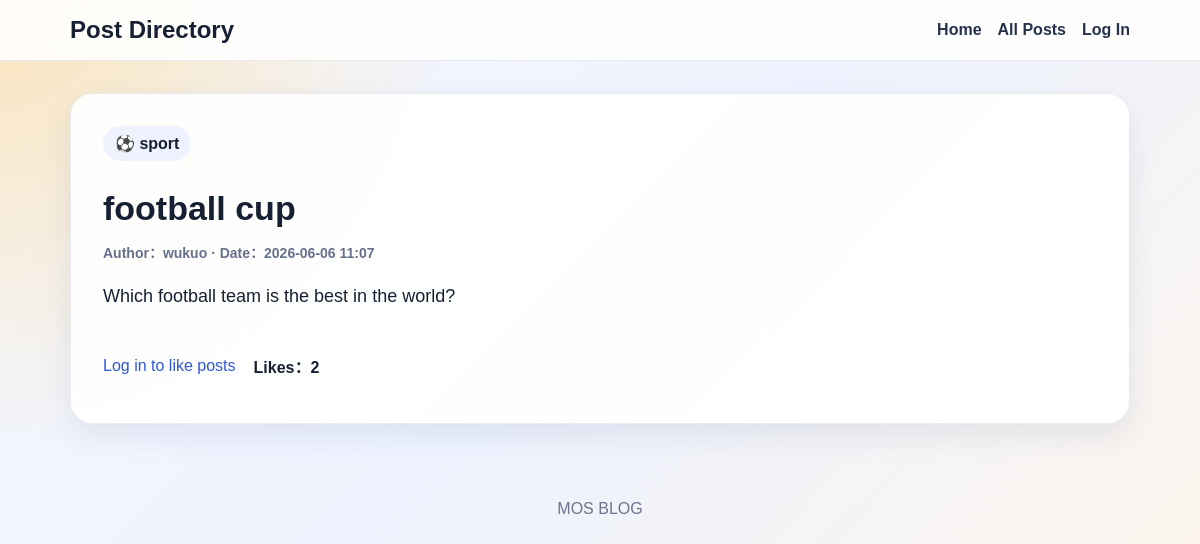
Page /posts/2/ on the committed database.
### posts/models.py (models this page shows, shortened)
class Post(models.Model):
    title = models.CharField("Title", max_length=150)
    content = models.TextField("Tect")
    category = models.ForeignKey(
        Category,
        on_delete=models.CASCADE,#分类删除，帖子也删除
        related_name="posts",
        verbose_name="category"
    )
    author = models.ForeignKey(
        settings.AUTH_USER_MODEL,
        on_delete=models.CASCADE,
        related_name="posts",
        verbose_name="author"
    )
    likes = models.ManyToManyField(
        settings.AUTH_USER_MODEL,
        related_name="liked_posts",
        blank=True,
        verbose_name="liked Users"
    )
    image_url = models.URLField("Image URL", blank=True) #图片链接
    is_published = models.BooleanField("Published", default=True) #发布
    created_at = models.DateTimeField("Created At", auto_now_add=True) #创建时间
    class Meta:
        verbose_name = "Posts"
        verbose_name_plural = "Posts"
        ordering = ["-created_at"]

class Category(models.Model):
    name = models.CharField("Class", max_length=100)
    slug = models.SlugField("URL", max_length=100, unique=True) #网址名称
    icon = models.CharField("icon", max_length=10, default="📝")
    class Meta:
        verbose_name = "Category"
        verbose_name_plural = "Category"
        ordering = ["name"]

### posts/views.py (the view)
# urls.py: path("posts/<int:pk>/", views.post_detail, name="post_detail"),
def post_detail(request, pk):
    post = get_object_or_404(
        Post.objects.select_related("author", "category"),
        pk=pk,
        is_published=True
    )
    user_liked = False
    if request.user.is_authenticated:
        user_liked = post.likes.filter(id=request.user.id).exists()
    return render(request, "posts/post_detail.html", {
        "post": post,
        "user_liked": user_liked,
    })

### posts/templates/posts/post_detail.html (shortened to what this page needs)
{% extends "posts/base.html" %}
{% block content %}
<article class="detail-card">
    <div class="detail-header">
        <span class="badge">{{ post.category.icon }} {{ post.category.name }}</span>
    </div>
    <h1>{{ post.title }}</h1>
    <p class="meta">
        Author：{{ post.author.username }} ·
        Date：{{ post.created_at|date:"Y-m-d H:i" }}
    </p>
    <div class="content-text">
        {{ post.content|linebreaks }}
    </div>
    <div class="actions">
        {% if user.is_authenticated %}
            <form method="post" action="{% url 'toggle_like' post.pk %}">
                {% csrf_token %}
                <button class="btn" type="submit">
                    {% if user_liked %}
                        Unlike
                    {% else %}
                        like
                    {% endif %}
                </button>
            </form>
        {% else %}
            <p>
                <a href="{% url 'login' %}">Log in to like posts</a>
            </p>
        {% endif %}
        <span class="likes-count">Likes：{{ post.likes.count }}</span>
    </div>
</article>
{% endblock %}

### posts/static/style.css (style rules this page uses)
* { box-sizing: border-box; }
body { margin: 0; font-family: "Microsoft YaHei", Arial, sans-serif; color: #172033; background: radial-gradient(circle at top left, rgba(255, 210, 122, 0.5), transparent 32%), linear-gradient(135deg, #f6f8ff 0%, #eef3ff 45%, #fff5e8 100%); min-height: 100vh; }
a { color: #3157d5; text-decoration: none; }
.section h2, .page-heading h1, .form-page h1, .detail-card h1 { font-size: 34px; margin-bottom: 14px; }
.category-card, .post-card, .detail-card, .form-page { background: rgba(255, 255, 255, 0.92); border: 1px solid rgba(45, 62, 120, 0.1); border-radius: 22px; box-shadow: 0 12px 30px rgba(36, 52, 95, 0.09); }
.meta { color: #65708a; font-size: 14px; font-weight: 600; }
.detail-card, .form-page { padding: 32px; }
.detail-header { display: flex; gap: 10px; flex-wrap: wrap; }
.badge { padding: 8px 12px; background: #eef3ff; border-radius: 999px; font-weight: 700; }
.content-text { font-size: 18px; line-height: 1.8; }
.actions { margin-top: 28px; display: flex; align-items: center; gap: 18px; flex-wrap: wrap; }
.likes-count { font-weight: 700; }

### rows in the picture
Post: category.icon "⚽", category.name "sport", title "football cup", author.username "wukuo", created_at "2026-06-06 11:07", content "Which football team is the best in the world?", likes.count "2"
